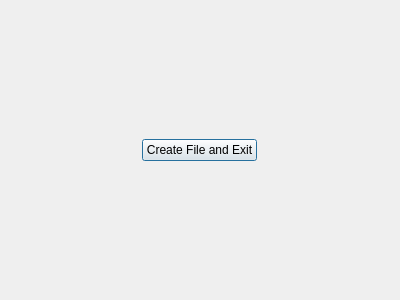
<?xml version="1.0" encoding="UTF-8"?>
<ui version="4.0">
 <class>SecondWindow</class>
 <widget class="QDialog" name="SecondWindow">
  <property name="geometry">
   <rect>
    <x>0</x>
    <y>0</y>
    <width>400</width>
    <height>300</height>
   </rect>
  </property>
  <property name="windowTitle">
   <string>Second Window</string>
  </property>
  <layout class="QVBoxLayout" name="verticalLayout">
   <item alignment="Qt::AlignCenter">
    <widget class="QPushButton" name="createFileButton">
     <property name="text">
      <string>Create File and Exit</string>
     </property>
    </widget>
   </item>
  </layout>
 </widget>
 <resources/>
 <connections/>
</ui>
